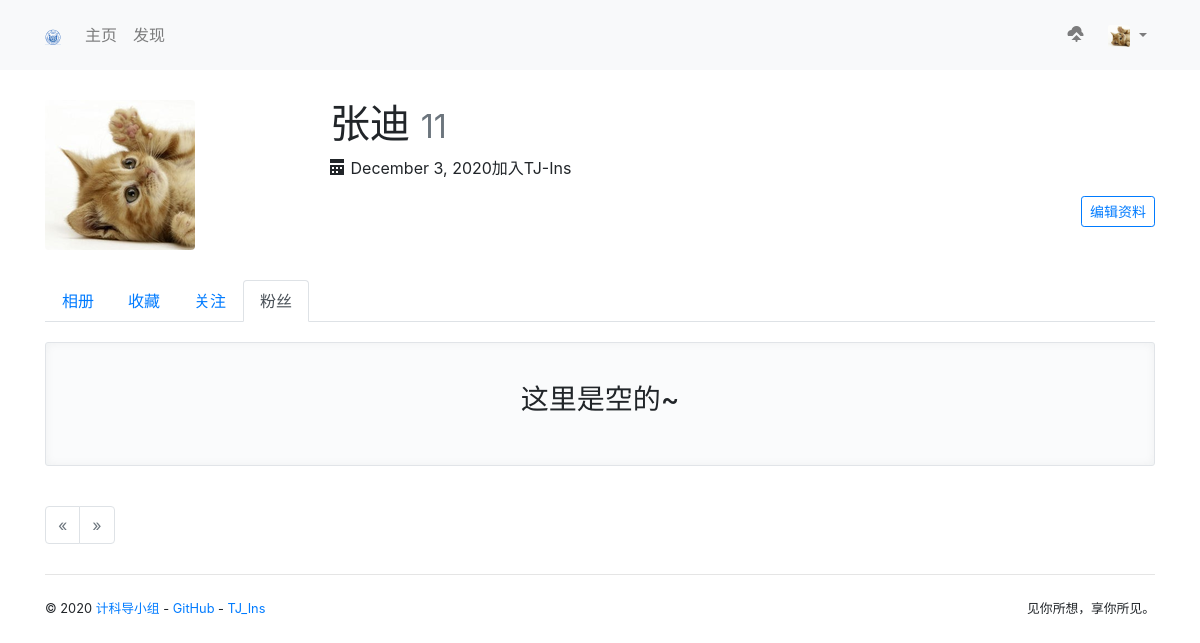
The app's page /user/11/followers (signed in) with its own data.
### TJ_Ins/models.py (models this page shows, shortened)
class User(db.Model, UserMixin):
    id = db.Column(db.Integer, primary_key=True)
    username = db.Column(db.String(20), unique=True, index=True)
    email = db.Column(db.String(254), unique=True, index=True)
    password_hash = db.Column(db.String(128))
    name = db.Column(db.String(30))
    website = db.Column(db.String(255))
    bio = db.Column(db.String(120))
    location = db.Column(db.String(50))
    member_since = db.Column(db.DateTime, default=datetime.utcnow)
    confirmed = db.Column(db.Boolean, default=False)
    locked = db.Column(db.Boolean, default=False)
    active = db.Column(db.Boolean, default=True)
    avatar_s = db.Column(db.String(64))
    avatar_m = db.Column(db.String(64))
    avatar_l = db.Column(db.String(64))
    avatar_raw = db.Column(db.String(64))
    following = db.relationship('Follow', foreign_keys=[Follow.follower_id], back_populates='follower',
                                lazy='dynamic', cascade='all')
    followers = db.relationship('Follow', foreign_keys=[Follow.followed_id], back_populates='followed',
                                lazy='dynamic', cascade='all')
    photos = db.relationship('Photo', back_populates='author', cascade='all')
    comments = db.relationship('Comment', back_populates='author', cascade='all')
    collections = db.relationship('Collect', back_populates='collector', cascade='all')
    notifications = db.relationship('Notification', back_populates='receiver', cascade='all')
    photos = db.relationship('Photo', back_populates='author', cascade='all')
    @property
    def is_active(self):
        return self.active

### TJ_Ins/blueprints/user.py (the view)
@user_bp.route('/<username>/followers')
def show_followers(username):
    user = User.query.filter_by(username=username).first_or_404()
    page = request.args.get('page', 1, type=int)
    per_page = current_app.config['INS_USER_PER_PAGE']
    pagination = user.followers.paginate(page, per_page)
    follows = pagination.items
    return render_template('user/followers.html', user=user, pagination=pagination, follows=follows)

### TJ_Ins/extensions.py (called while the page is built)
@login_manager.user_loader
def load_user(user_id):
    from TJ_Ins.models import User
    user = User.query.get(int(user_id))
    return user

### TJ_Ins/templates/user/followers.html (shortened to what this page needs)
{% extends 'base.html' %}
{% from 'bootstrap/pagination.html' import render_pagination %}
{% from 'macros.html' import user_card with context %}
{% block content %}
    {% include 'user/_header.html' %}
    <div class="row">
        <div class="col-md-12">
            {% if follows|length != 0 %}
                {% for follow in follows %}
                    {% if follow.follower != user %}
                        {{ user_card(user=follow.follower) }}
                    {% endif %}
                {% endfor %}
            {% else %}
                <div class="tip">
                    <h3>这里是空的~</h3>
                </div>
            {% endif %}
        </div>
    </div>
    {% if follows|length != 1 %}
        <div class="page-footer">
            {{ render_pagination(pagination) }}
        </div>
    {% endif %}
{% endblock %}

### TJ_Ins/templates/base.html (shortened to what this page needs)
{% from 'bootstrap/nav.html' import render_nav_item %}
<!DOCTYPE html>
<html lang="en">
<head>
    {% block head %}
        {% block styles %}
            <link rel="stylesheet" href="{{ url_for('static', filename='css/bootstrap.min.css') }}">
            <link rel="stylesheet" href="{{ url_for('static', filename='open-iconic/font/css/open-iconic-bootstrap.css') }}">
            <link rel="stylesheet" href="{{ url_for('static', filename='css/style.css') }}">
        {% endblock styles %}
    {% endblock head %}
</head>
<body>
{% block navbar %}
    <nav class="navbar navbar-expand-lg navbar-light bg-light" style=" height: 70px;">
        <div class="container" >
            <a class="navbar-brand" href="{{ url_for('main.index') }}">
                <img src="{{ url_for('static', filename='favicon.ico') }}" alt="TJ-Ins">
            </a>
            <div class="collapse navbar-collapse" id="navbarColor01">
                <div class="navbar-nav mr-auto">
                    {{ render_nav_item('main.index', '主页') }}
                    {{ render_nav_item('main.explore', '发现') }}
                </div>
                <div class="navbar-nav ml-auto">
                {% if current_user.is_authenticated %}
                    <a class="nav-item nav-link" href="{{ url_for('main.upload') }}" title="上传">
                        <span class="oi oi-cloud-upload"></span>&nbsp;&nbsp;
                    </a>
                    <div class="dropdown nav-item">
                        <a href="#" class="nav-link dropdown-toggle" data-toggle="dropdown" role="button"
                           aria-expanded="false">
                            <img class="avatar-xs"
                                 src="{{ url_for('main.get_avatar', filename=current_user.avatar_s) }}">
                        </a>
                    </div>
                {% else %}
                    <a class="btn btn-outline-primary" href="{{ url_for('auth.login') }}">登录</a>&nbsp;&nbsp;
                    <a class="btn btn-primary" href="{{ url_for('auth.register') }}">加入TJ-Ins</a>
                {% endif %}
                </div>
            </div>
        </div>
    </nav>
{% endblock %}
<main>
    <div class="container">
        {% block content %}{% endblock %}
        {% block footer %}
            <footer>
                <p class="float-left">
                    <small>&copy; 2020
                        <a href="www.baidu.com" >计科导小组</a> -
                        <a href="https://github.com/DinoMax00/SX-CS-Web" title="Fork me on GitHub">GitHub</a> -
                        <a href="{{ url_for('main.index') }}" title="A TJ_Ins project">TJ_Ins</a>
                    </small>
                </p>
                <p class="float-right">
                    <small>见你所想，享你所见。</small>
                </p>
            </footer>
        {% endblock %}
    </div>
</main>
</body>
</html>

### TJ_Ins/templates/user/_header.html (shortened to what this page needs)
{% from 'macros.html' import follow_area with context %}
{% from 'bootstrap/nav.html' import render_nav_item %}
<div class="row">
    <div class="col-md-3">
        <a href="{% if current_user == user %}{{ url_for('.change_avatar') }}{% else %}#{% endif %}"
           title="Change avatar">
            <img class="img-fluid rounded" src="{{ url_for('main.get_avatar', filename=user.avatar_l) }}">
        </a>
    </div>
    <div class="col-md-9">
        <h1>{{ user.name }}
            <small class="text-muted">{{ user.username }}</small>
        </h1>
        <p>
            <span class="oi oi-calendar"></span>
            {{ moment(user.member_since).format('LL') }}加入TJ-Ins
        </p>
        <div>
            <div class="float-right">
                {% if current_user.is_authenticated and user == current_user %}
                    <a class="btn btn-outline-primary btn-sm" href="{{ url_for('.edit_profile') }}">编辑资料</a>
                {% endif %}
            </div>
        </div>
    </div>
</div>
<div class="user-nav">
    <ul class="nav nav-tabs">
        {{ render_nav_item('user.index', '相册', user.photos|length, username=user.username) }}
        {{ render_nav_item('user.show_collections', '收藏', user.collections|length, username=user.username) }}
        {{ render_nav_item('user.show_following', '关注', user.following.count(), username=user.username) }}
        {{ render_nav_item('user.show_followers', '粉丝', user.followers.count(), username=user.username) }}
    </ul>
</div>

### TJ_Ins/static/css/style.css (style rules this page uses)
.tip { position: relative; padding: 40px; text-align: center; background-color: #fafbfc; border: 1px solid #e1e4e8; border-radius: 3px; box-shadow: inset 0 0 10px rgba(27, 31, 35, 0.05); }
.user-nav { margin: 30px 0 20px; }
.page-footer { padding-top: 40px; }
nav { margin-bottom: 30px; }
footer { margin: 30px 0; padding: 20px 0; border-top: 1px solid #e5e5e5; }
.avatar-xs { width: 22px; height: 22px; border-radius: 2px; }

### records on screen
User: avatar_s (picture), avatar_l (picture), name "张迪", username "11", member_since "December 3, 2020", username "关注", username "粉丝"

### other values on screen
{{ render_nav_item('main.index', '主页') }} "主页"
{{ render_nav_item('main.explore', '发现') }} "发现"
{{ render_pagination(pagination) }} "« »"
